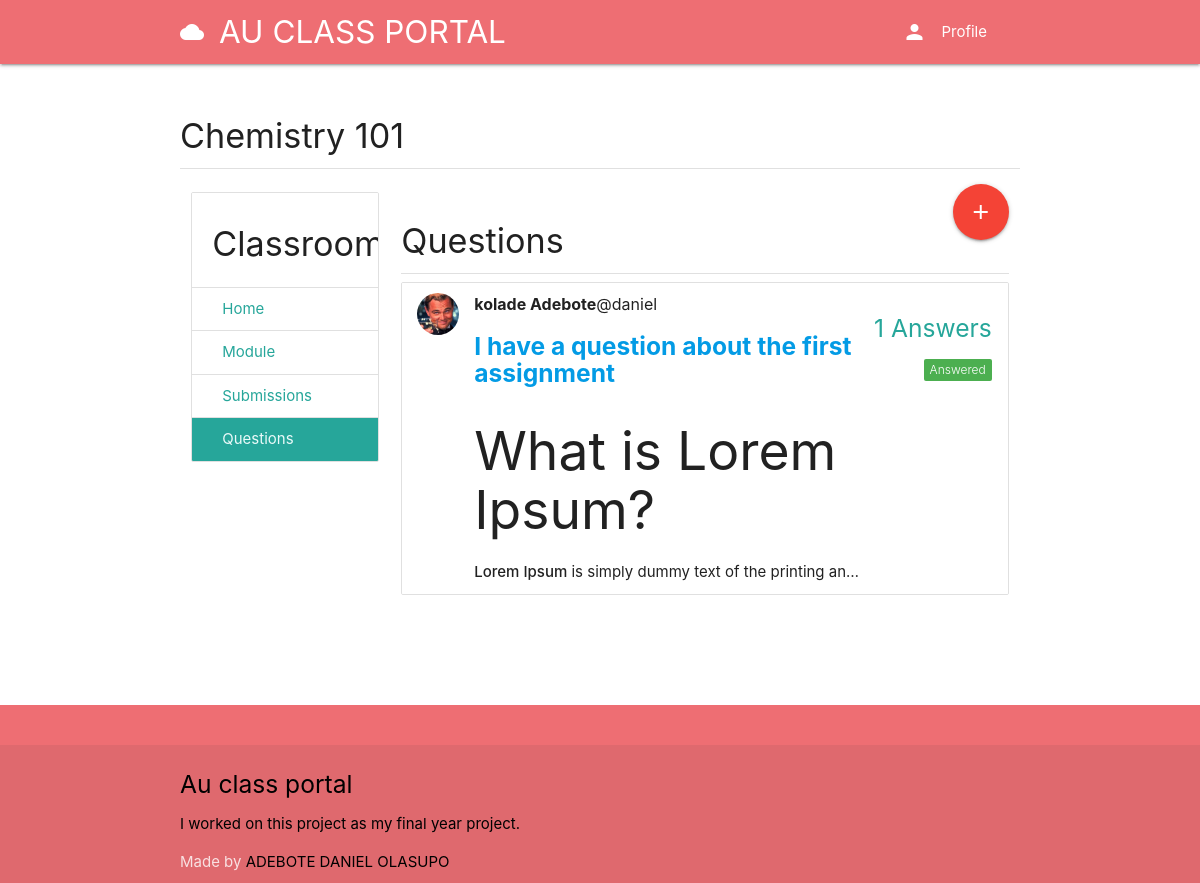
/course/fc336498-2d0a-4e61-ae8b-1f57174ee38d/questions, run on the app's committed database.
### classroom/models.py (models this page shows, shortened)
class Course(models.Model):
	id = models.UUIDField(primary_key=True, default=uuid.uuid4, editable=False)
	picture = models.ImageField(upload_to=user_directory_path)
	title = models.CharField(max_length=200)
	description = models.CharField(max_length=300)
	category = models.ForeignKey(Category, on_delete=models.CASCADE)
	syllabus = RichTextField()
	user = models.ForeignKey(User, on_delete=models.CASCADE, related_name='course_owner')
	enrolled = models.ManyToManyField(User)
	modules = models.ManyToManyField(Module)
	questions = models.ManyToManyField(Question)

### question/models.py (models this page shows, shortened)
class Question(models.Model):
	user = models.ForeignKey(User, on_delete=models.CASCADE, related_name='question_user')
	title = models.CharField(max_length=300)
	body = RichTextField()
	created_date = models.DateTimeField(auto_now_add=True)
	update_date = models.DateTimeField(auto_now_add=True)
	has_accepted_answer = models.BooleanField(default=False)
	def get_answers_count(self):
		return Answer.objects.filter(question=self).count()

### authy/models.py (models this page shows, shortened)
class Profile(models.Model):
	user = models.OneToOneField(User, on_delete=models.CASCADE, related_name='profile')
	location = models.CharField(max_length=50, null=True, blank=True)
	url = models.CharField(max_length=80, null=True, blank=True)
	profile_info = models.TextField(max_length=150, null=True, blank=True)
	created = models.DateField(auto_now_add=True)
	picture = models.ImageField(upload_to=user_directory_path_profile, blank=True, null=True, verbose_name='Picture')
	banner = models.ImageField(upload_to=user_directory_path_banner, blank=True, null=True, verbose_name='Banner')

### question/views.py (the view)
# urls.py: path('<course_id>/questions', Questions, name='questions'),
def Questions(request, course_id):
	course = get_object_or_404(Course, id=course_id)
	questions = course.questions.all()
	paginator = Paginator(questions, 10)
	page_number = request.GET.get('page')
	questions_data = paginator.get_page(page_number)
	context = {
		'course': course,
		'questions': questions_data,
	}
	return render(request, 'question/questions.html', context)

### authy/views.py (called while the page is built)
def SideNavInfo(request):
	user = request.user
	nav_profile = None
	if user.is_authenticated:
		nav_profile = Profile.objects.get(user=user)
	return {'nav_profile': nav_profile}

### direct/views.py (called while the page is built)
def CheckDirects(request):
    directs_count = 0
    if request.user.is_authenticated:
        directs_count = Message.objects.filter(user=request.user, is_read=False).count()
    return {'directs_count': directs_count}

### student_portal/templates/question/questions.html (shortened to what this page needs)
{% extends 'base.html' %}
{% load static %}
{% block content %}
<div class="section">
	<h4>{{ course.title }}</h4>
	<div class="divider"></div>
</div>
<div class="row">
<div class="col s3">
      <ul class="collection with-header">
        <li class="collection-header"><h4>Classroom</h4></li>
        <a href="{% url 'course' course.id %}" class="collection-item">Home</a>
        <a href="{% url 'modules' course.id %}" class="collection-item">Module</a>
        <a href="{% url 'submissions' course.id %}" class="collection-item">Submissions</a>
        <a href="{% url 'questions' course.id %}" class="collection-item active">Questions</a>
      </ul>
</div>
<div class="col s9">
  <a href="{% url 'new-student-question' course.id %}" class="btn-floating btn-large waves-effect waves-light red right"><i class="material-icons">add</i></a>
  <div class="section">
    <h4>Questions</h4>
    <div class="divider"></div>
    <ul class="collection">
    {% for question in questions %}
    <li class="collection-item avatar">
      {% if question.user.profile.picture %}
        <img src="{{ question.user.profile.picture.url }}" class="circle responsive-img">
      {% else %}
        <img src="{% static 'img/no_avatar.jpg' %}" class="circle responsive-img">
      {% endif %}
      <span class="title"><b>{{ question.user.get_full_name }}</b>@{{ question.user.username }}</span>
      <a href="{% url 'question-detail' course.id question.id %}"><h5><b>{{ question.title }}</b></h5></a>
      <p>{{ question.body | safe | truncatechars:110 }}</p>
      <div class="secondary-content">
        <h5>{{ question.get_answers_count }} Answers</h5>
        <h5>
          {% if question.has_accepted_answer == True %}
            <span class="new badge green" data-badge-caption="Answered"></span>
          {% else %}
            <span class="new badge orange" data-badge-caption="Unanswered"></span>
          {% endif %}
        </h5>
      </div>
    </li>
    {% endfor %}
    </ul>
    <div class="col s12 m12 center-align">
    </div>
  </div>
</div>
</div>
{% endblock %}

### data on the page
Course: title "Chemistry 101"
Question: user.profile.picture (placeholder picture), user.get_full_name "kolade Adebote", user.username "daniel", title "I have a question about the first assignment", body "What is Lorem Ipsum? Lorem Ipsum is simply dummy text of the printing an…", get_answers_count "1", has_accepted_answer True (drawn)
